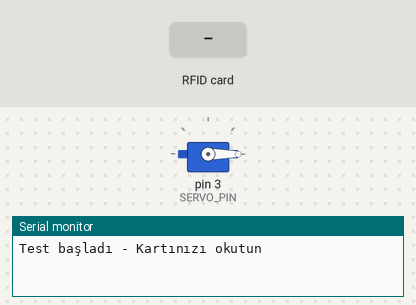
Simulated run of this sketch. Board: Arduino Uno, built with avr-gcc and run on an emulated ATmega328P. On the bench: servo, the last lines printed to the serial monitor. The test bench sets the inputs (shaded band).

Above: at 1.2 s.
1.3 s: RFID card 63 E6 F4 11 held to the reader
At 1.7 s:
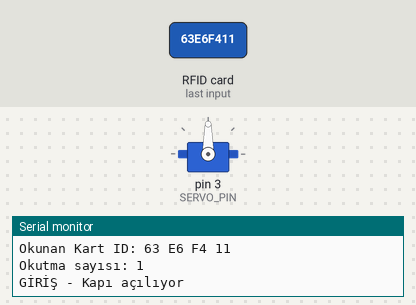
2.8 s: RFID card 5E 7A 19 C4 held to the reader
Timing chart, 0 to 5.8 s (numbered marks = the images above; inputs shaded):
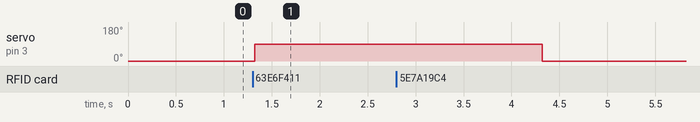

Measured:
- after the input at 1.3 s, servo on pin 3 (SERVO_PIN): 0° → 90° at once

The sketch:

rfidservokontrol.ino
```cpp
#include <SPI.h>
#include <MFRC522.h>
#include <Servo.h>

#define SS_PIN 10
#define RST_PIN 9
#define SERVO_PIN 3

MFRC522 rfid(SS_PIN, RST_PIN);
Servo motor;
int okutmaSayisi = 0;
byte yetkiliKart[4] = {0x63, 0xE6, 0xF4, 0x11}; // Sizin kartınızın ID'si

void setup() {
  Serial.begin(9600);
  while (!Serial);    // Serial port hazır olana kadar bekle

  SPI.begin();        // SPI başlat
  rfid.PCD_Init();    // RFID başlat

  motor.attach(SERVO_PIN);  // Servo başlat
  motor.write(0);     // Başlangıç pozisyonu

  Serial.println("Test başladı - Kartınızı okutun");
}

void loop() {
  // Kart kontrolü
  if (rfid.PICC_IsNewCardPresent() && rfid.PICC_ReadCardSerial()) {

    // Kart ID'sini yazdır
    Serial.print("Okunan Kart ID: ");
    for (byte i = 0; i < 4; i++) {
      Serial.print(rfid.uid.uidByte[i], HEX);
      Serial.print(" ");
    }
    Serial.println();

    // Yetkili kart kontrolü
    if (kartKontrol(rfid.uid.uidByte)) {
      okutmaSayisi++;
      Serial.print("Okutma sayısı: ");
      Serial.println(okutmaSayisi);

      if (okutmaSayisi % 2 == 1) {
        Serial.println("GİRİŞ - Kapı açılıyor");
      } else {
        Serial.println("ÇIKIŞ - Kapı açılıyor");
      }

      // Servo hareketi
      motor.write(90);
      delay(3000);
      motor.write(0);

    } else {
      Serial.println("YETKİSİZ KART!");
    }

    rfid.PICC_HaltA();
    rfid.PCD_StopCrypto1();
  }

  delay(100);
}

boolean kartKontrol(byte *id) {
  for (byte i = 0; i < 4; i++) {
    if (id[i] != yetkiliKart[i]) {
      return false;
    }
  }
  return true;
}
```
